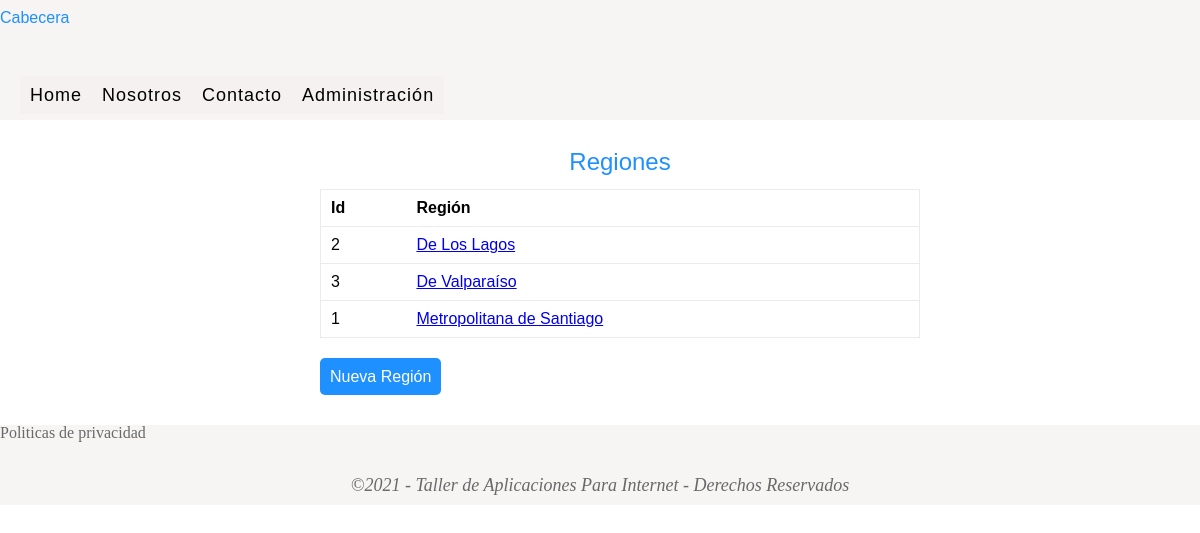
The page /regiones/index.php on the database its author committed.
### tables this page shows
CREATE TABLE `regiones` (
  `id` int NOT NULL AUTO_INCREMENT,
  `nombre` varchar(255) NOT NULL,
  `created_at` datetime DEFAULT NULL,
  `updated_at` datetime DEFAULT NULL,
  PRIMARY KEY (`id`)
);

### class/modelo.php (called while the page is built, shortened)
<?php
class Modelo
{
    public function __construct()
    {
        $this->_db = new Conexion;
    }
}

### class/regionModel.php (called while the page is built, shortened)
<?php
require_once('modelo.php');
class regionModel extends Modelo
{
    public function getRegiones()
    {
        $regiones = $this->_db->query("SELECT id, nombre FROM regiones ORDER BY nombre");
        return $regiones->fetchall();
    }
}

### regiones/index.php (the view, shortened to what this page needs)
<?php
require('../class/regionModel.php');
$regiones = new regionModel;
$regiones = $regiones->getRegiones();
?>
<!DOCTYPE html>
<html lang="es">
<head>
    <link rel="stylesheet" href="../css/reset.css">
    <link rel="stylesheet" href="../css/estilos.css">
</head>
<body>
    <header>
        <h1>Cabecera</h1>
        <?php include('../partials/menu.php'); ?>
    </header>
    <section>
        <div class="contenido">
            <h1>Regiones</h1>
            <table class="table">
                <thead>
                    <tr>
                        <th>Id</th>
                        <th>Región</th>
                    </tr>
                </thead>
                <tbody>
                    <?php foreach($regiones as $region): ?>
                        <tr>
                            <td> <?php echo $region['id']; ?> </td>
                            <td>
                                <a href="show.php?id=<?php echo $region['id']; ?>">
                                    <?php echo $region['nombre']; ?>
                                </a>
                            </td>
                        </tr>
                    <?php endforeach; ?>
                </tbody>
            </table>
            <p class="enlace">
                <a href="add.php" class="btn btn-primary">Nueva Región</a>
            </p>
        </div>
    </section>
    <footer>
        <?php include('../partials/footer.php'); ?>
    </footer>
</body>
</html>

### css/estilos.css (style rules this page uses)
footer { width: 100%; float: left; height: 80px; background-color: rgba(245, 240, 240, 0.733); margin-top: 20px; }
h1,h2,h3,h4,h5,h6 { color: dodgerblue; font-family: Verdana, Geneva, Tahoma, sans-serif; margin-bottom: 15px; margin-top: 10px; }
header { float:left; width: 100%; height: 120px; background-color: rgba(245, 240, 240, 0.733); margin-bottom: 20px; }
section { float: left; width: 100%; margin-left: 20px; margin-right: 20px; margin-bottom: 20px; }
section h1 { text-align: center; font-size: 24px; }
table { width: 100%; }
.btn { width: 120px; height: 40px; border: 0; text-align: center; border-radius: 5px; }
.btn-primary { background-color: dodgerblue; color: white; }
.btn-link, .btn-primary, .btn-warning { font-family: Arial, Helvetica, sans-serif; }
.enlace { float: left; margin-top: 10px; }
.enlace a { width: auto; text-decoration: none; padding: 10px; font-family: Arial, Helvetica, sans-serif; vertical-align: middle; }
.contenido { float: left; width: 50%; margin-left: 25%; }
.table { float: left; border: solid 1px; border-color: #ECEAEA; margin-bottom: 20px; }
.table th { font-weight: bold; }
.table th, td { padding: 10px; border-bottom: 1px solid #ECEAEA; text-align: left; font-family: Arial, Helvetica, sans-serif; }

### rows shown on the page
regiones: id "2", nombre "De Los Lagos"
regiones: id "3", nombre "De Valparaíso"
regiones: id "1", nombre "Metropolitana de Santiago"
